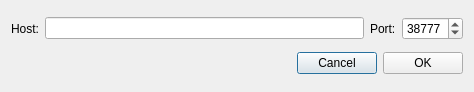
<?xml version="1.0" encoding="UTF-8"?>
<ui version="4.0">
 <class>NewNodeDialog</class>
 <widget class="QDialog" name="NewNodeDialog">
  <property name="windowModality">
   <enum>Qt::ApplicationModal</enum>
  </property>
  <property name="geometry">
   <rect>
    <x>0</x>
    <y>0</y>
    <width>474</width>
    <height>92</height>
   </rect>
  </property>
  <property name="windowTitle">
   <string>New remote node</string>
  </property>
  <layout class="QVBoxLayout" name="verticalLayout">
   <item>
    <layout class="QHBoxLayout" name="horizontalLayout">
     <item>
      <widget class="QLabel" name="label">
       <property name="text">
        <string>Host:</string>
       </property>
      </widget>
     </item>
     <item>
      <widget class="QLineEdit" name="m_hostEdit"/>
     </item>
     <item>
      <widget class="QLabel" name="label_2">
       <property name="text">
        <string>Port:</string>
       </property>
      </widget>
     </item>
     <item>
      <widget class="QSpinBox" name="m_portSpin">
       <property name="minimum">
        <number>1</number>
       </property>
       <property name="maximum">
        <number>65535</number>
       </property>
       <property name="value">
        <number>38777</number>
       </property>
      </widget>
     </item>
    </layout>
   </item>
   <item>
    <layout class="QHBoxLayout" name="horizontalLayout_2">
     <item>
      <spacer name="horizontalSpacer">
       <property name="orientation">
        <enum>Qt::Horizontal</enum>
       </property>
       <property name="sizeHint" stdset="0">
        <size>
         <width>40</width>
         <height>20</height>
        </size>
       </property>
      </spacer>
     </item>
     <item>
      <widget class="QPushButton" name="m_cancelButton">
       <property name="text">
        <string>Cancel</string>
       </property>
      </widget>
     </item>
     <item>
      <widget class="QPushButton" name="m_okButton">
       <property name="text">
        <string>OK</string>
       </property>
      </widget>
     </item>
    </layout>
   </item>
  </layout>
 </widget>
 <resources/>
 <connections>
  <connection>
   <sender>m_okButton</sender>
   <signal>clicked()</signal>
   <receiver>NewNodeDialog</receiver>
   <slot>accept()</slot>
   <hints>
    <hint type="sourcelabel">
     <x>500</x>
     <y>62</y>
    </hint>
    <hint type="destinationlabel">
     <x>276</x>
     <y>44</y>
    </hint>
   </hints>
  </connection>
  <connection>
   <sender>m_cancelButton</sender>
   <signal>clicked()</signal>
   <receiver>NewNodeDialog</receiver>
   <slot>reject()</slot>
   <hints>
    <hint type="sourcelabel">
     <x>417</x>
     <y>62</y>
    </hint>
    <hint type="destinationlabel">
     <x>276</x>
     <y>44</y>
    </hint>
   </hints>
  </connection>
 </connections>
</ui>
